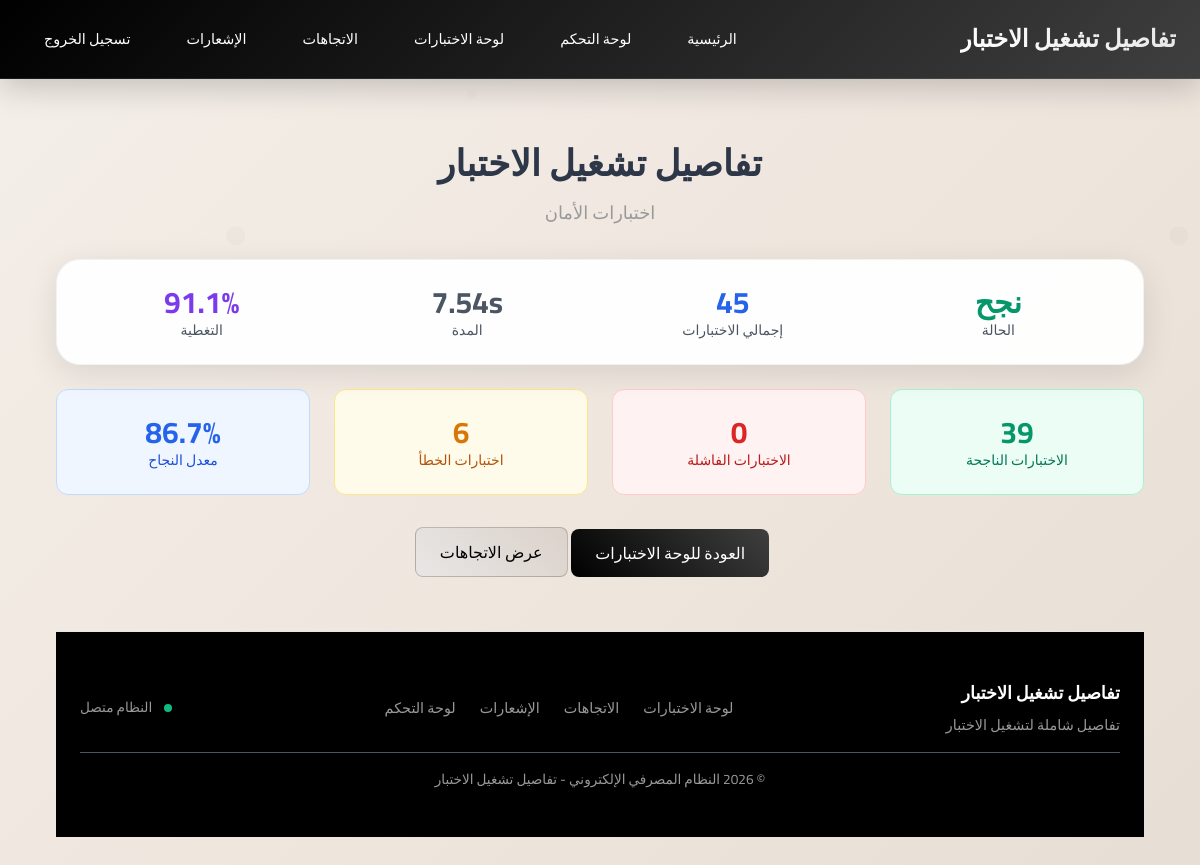
/test-dashboard/run/173/, run on the app's committed database.
### test_dashboard/models.py (models this page shows, shortened)
class TestRun(models.Model):
    STATUS_CHOICES = [
        ('running', 'Running'),
        ('passed', 'Passed'),
        ('failed', 'Failed'),
        ('error', 'Error'),
    ]
    name = models.CharField(max_length=200)
    status = models.CharField(max_length=20, choices=STATUS_CHOICES, default='running')
    start_time = models.DateTimeField(default=timezone.now)
    end_time = models.DateTimeField(null=True, blank=True)
    duration = models.FloatField(null=True, blank=True)
    total_tests = models.IntegerField(default=0)
    passed_tests = models.IntegerField(default=0)
    failed_tests = models.IntegerField(default=0)
    error_tests = models.IntegerField(default=0)
    coverage_percentage = models.FloatField(null=True, blank=True)
    class Meta:
        ordering = ['-start_time']
    @property
    def success_rate(self):
        if self.total_tests == 0:
            return 0
        return (self.passed_tests / self.total_tests) * 100

### test_dashboard/views.py (the view)
# urls.py: path('run/<int:pk>/', views.TestRunDetailView.as_view(), name='test_run_detail'),
class TestRunDetailView(DetailView):
    model = TestRun
    template_name = 'test_dashboard/test_run_detail.html'
    context_object_name = 'test_run'
    def get_context_data(self, **kwargs):
        context = super().get_context_data(**kwargs)
        test_run = self.get_object()
        test_cases = test_run.test_cases.all()
        context.update({
            'passed_cases': test_cases.filter(status='passed'),
            'failed_cases': test_cases.filter(status='failed'),
            'error_cases': test_cases.filter(status='error'),
            'skipped_cases': test_cases.filter(status='skipped'),
        })
        return context

### templates/test_dashboard/test_run_detail.html (shortened to what this page needs)
{% load i18n static %}
<!DOCTYPE html>
<html lang="ar" dir="rtl">
<head>
    <link href="https://unpkg.com/tailwindcss@^2.0/dist/tailwind.min.css" rel="stylesheet">
    <link rel="stylesheet" href="{% static 'css/admin-enhanced.css' %}">
</head>
<body>
    <nav class="navbar">
        <div class="nav-content">
            <a href="{% url 'admin:index' %}" class="nav-brand">
                تفاصيل تشغيل الاختبار
            </a>
            <div class="nav-links">
                <a href="{% url 'home' %}" class="nav-link">
                    الرئيسية
                </a>
                <a href="{% url 'admin:index' %}" class="nav-link">
                    لوحة التحكم
                </a>
                <a href="{% url 'test_dashboard:dashboard' %}" class="nav-link">
                    لوحة الاختبارات
                </a>
                <a href="{% url 'test_dashboard:trends' %}" class="nav-link">
                    الاتجاهات
                </a>
                <a href="{% url 'test_dashboard:notifications' %}" class="nav-link">
                    الإشعارات
                </a>
                <a href="{% url 'accounts:user_logout' %}" class="nav-link">
                    تسجيل الخروج
                </a>
            </div>
        </div>
    </nav>
    <div class="content-area" style="max-width: 1200px; margin: 2rem auto; padding: 0 1.5rem; position: relative; z-index: 10;">
<div class="min-h-screen py-8 px-4 sm:px-6 lg:px-8">
    <div class="max-w-6xl mx-auto">
        <div class="text-center mb-8">
            <h1 class="text-4xl font-bold text-primary mb-4">تفاصيل تشغيل الاختبار</h1>
            <p class="text-lg text-muted">{{ test_run.name }}</p>
        </div>
        <div class="card p-6 mb-8">
            <div class="grid grid-cols-1 md:grid-cols-2 lg:grid-cols-4 gap-6">
                <div class="text-center">
                    <div class="text-3xl font-bold
                        {% if test_run.status == 'passed' %}text-green-600
                        {% elif test_run.status == 'failed' %}text-red-600
                        {% else %}text-yellow-600{% endif %}">
                        {% if test_run.status == 'passed' %}نجح
                        {% elif test_run.status == 'failed' %}فشل
                        {% elif test_run.status == 'running' %}يعمل
                        {% else %}خطأ{% endif %}
                    </div>
                    <div class="text-sm text-gray-600">الحالة</div>
                </div>
                <div class="text-center">
                    <div class="text-3xl font-bold text-blue-600">{{ test_run.total_tests }}</div>
                    <div class="text-sm text-gray-600">إجمالي الاختبارات</div>
                </div>
                <div class="text-center">
                    <div class="text-3xl font-bold text-gray-600">{{ test_run.duration|floatformat:2 }}s</div>
                    <div class="text-sm text-gray-600">المدة</div>
                </div>
                <div class="text-center">
                    <div class="text-3xl font-bold text-purple-600">
                        {% if test_run.coverage_percentage %}{{ test_run.coverage_percentage|floatformat:1 }}%{% else %}غير متاح{% endif %}
                    </div>
                    <div class="text-sm text-gray-600">التغطية</div>
                </div>
            </div>
        </div>
        <div class="grid grid-cols-1 md:grid-cols-2 lg:grid-cols-4 gap-6 mb-8">
            <div class="bg-green-50 border border-green-200 rounded-xl p-6 text-center">
                <div class="text-3xl font-bold text-green-600">{{ test_run.passed_tests }}</div>
                <div class="text-sm text-green-700">الاختبارات الناجحة</div>
            </div>
            <div class="bg-red-50 border border-red-200 rounded-xl p-6 text-center">
                <div class="text-3xl font-bold text-red-600">{{ test_run.failed_tests }}</div>
                <div class="text-sm text-red-700">الاختبارات الفاشلة</div>
            </div>
            <div class="bg-yellow-50 border border-yellow-200 rounded-xl p-6 text-center">
                <div class="text-3xl font-bold text-yellow-600">{{ test_run.error_tests }}</div>
                <div class="text-sm text-yellow-700">اختبارات الخطأ</div>
            </div>
            <div class="bg-blue-50 border border-blue-200 rounded-xl p-6 text-center">
                <div class="text-3xl font-bold text-blue-600">{{ test_run.success_rate|floatformat:1 }}%</div>
                <div class="text-sm text-blue-700">معدل النجاح</div>
            </div>
        </div>
        <div class="text-center">
            <a href="{% url 'test_dashboard:dashboard' %}"
               class="btn-primary px-6 py-3 rounded-lg font-medium mr-4">
                العودة للوحة الاختبارات
            </a>
            <a href="{% url 'test_dashboard:trends' %}"
               class="btn-secondary px-6 py-3 rounded-lg font-medium">
                عرض الاتجاهات
            </a>
        </div>
    </div>
    <footer class="footer">
        <div style="max-width: 1200px; margin: 0 auto; padding: 1.5rem;">
            <div style="display: flex; justify-content: space-between; align-items: center; flex-wrap: wrap; gap: 1rem;">
                <div>
                    <h3 style="color: var(--white); font-size: 1.1rem; font-weight: 600; margin: 0;">تفاصيل تشغيل الاختبار</h3>
                    <p style="color: var(--medium-gray); font-size: 0.9rem; margin: 0.5rem 0 0 0;">تفاصيل شاملة لتشغيل الاختبار</p>
                </div>
                <div style="display: flex; gap: 1.5rem; align-items: center; flex-wrap: wrap;">
                    <a href="{% url 'test_dashboard:dashboard' %}" style="color: var(--medium-gray); text-decoration: none; font-size: 0.9rem; transition: color 0.3s;">لوحة الاختبارات</a>
                    <a href="{% url 'test_dashboard:trends' %}" style="color: var(--medium-gray); text-decoration: none; font-size: 0.9rem; transition: color 0.3s;">الاتجاهات</a>
                    <a href="{% url 'test_dashboard:notifications' %}" style="color: var(--medium-gray); text-decoration: none; font-size: 0.9rem; transition: color 0.3s;">الإشعارات</a>
                    <a href="{% url 'admin:index' %}" style="color: var(--medium-gray); text-decoration: none; font-size: 0.9rem; transition: color 0.3s;">لوحة التحكم</a>
                </div>
                <div style="display: flex; align-items: center; gap: 0.75rem;">
                    <div style="width: 8px; height: 8px; background: #10b981; border-radius: 50%;"></div>
                    <span style="color: var(--medium-gray); font-size: 0.85rem;">النظام متصل</span>
                </div>
            </div>
            <div style="border-top: 1px solid var(--primary-light); margin-top: 1rem; padding-top: 1rem; text-align: center;">
                <p style="color: var(--medium-gray); margin: 0; font-size: 0.85rem;">© 2026 النظام المصرفي الإلكتروني - تفاصيل تشغيل الاختبار</p>
            </div>
        </div>
    </footer>
</body>
</html>

### static/css/admin-enhanced.css (style rules this page uses)
body { animation: pageLoad 0.6s ease-out; }
.content-area { position: relative; z-index: 10; }

### templates/test_dashboard/test_run_detail.html (style rules this page uses)
:root { --primary-dark: #2D3748; --primary-light: #4A5568; --accent-gray: #E6E6E6; --light-beige: #F4EFE9; --beige: #EFE6DE; --medium-gray: #999999; --white: #FFFFFF; --black: #000000; }
* { font-family: 'Cairo', sans-serif; }
body { background: linear-gradient(135deg, #f4efe9 0%, #efe6de 50%, #e6ddd4 100%); min-height: 100vh; margin: 0; padding: 0; position: relative; overflow-x: hidden; }
body::before { content: ''; position: fixed; top: 0; left: 0; width: 100%; height: 100%; pointer-events: none; z-index: 1; }
.navbar { background: linear-gradient(135deg, #000000 0%, #3F3F3F 100%); color: white; padding: 1rem 0; box-shadow: 0 8px 32px rgba(0, 0, 0, 0.2); position: sticky; top: 0; z-index: 1000; backdrop-filter: blur(10px); border-bottom: 1px solid rgba(255, 255, 255, 0.1); }
.nav-content { max-width: 1200px; margin: 0 auto; padding: 0 1.5rem; display: flex; justify-content: space-between; align-items: center; flex-wrap: wrap; gap: 1rem; }
.nav-brand { font-size: 1.5rem; font-weight: bold; color: white; text-decoration: none; position: relative; z-index: 10; transition: all 0.3s ease; background: linear-gradient(45deg, #FFFFFF, #E6E6E6); -webkit-background-clip: text; -webkit-text-fill-color: transparent; background-clip: text; }
.nav-links { display: flex; gap: 1rem; align-items: center; flex-wrap: wrap; }
.nav-link { color: white; text-decoration: none; padding: 0.75rem 1.25rem; border-radius: 25px; transition: all 0.3s ease; font-size: 0.9rem; position: relative; overflow: hidden; z-index: 10; }
.card { background: rgba(255, 255, 255, 0.95); border: 1px solid rgba(230, 230, 230, 0.5); box-shadow: 0 8px 32px rgba(0, 0, 0, 0.1); border-radius: 1.5rem; margin-bottom: 1.5rem; backdrop-filter: blur(10px); transition: all 0.3s ease; position: relative; overflow: hidden; }
.btn-primary { background: linear-gradient(45deg, #000000, #3F3F3F); color: var(--white); border: none; transition: all 0.3s ease; text-decoration: none; display: inline-block; position: relative; overflow: hidden; border-radius: 8px; }
.btn-secondary { background: linear-gradient(45deg, rgba(230, 230, 230, 0.8), rgba(214, 205, 197, 0.8)); color: var(--black); border: 1px solid rgba(0, 0, 0, 0.2); transition: all 0.3s ease; text-decoration: none; display: inline-block; position: relative; overflow: hidden; border-radius: 8px; backdrop-filter: blur(5px); }
.text-primary { color: var(--primary-dark); }
.text-muted { color: var(--medium-gray); }
.footer { background-color: var(--black); color: var(--white); margin-top: 3rem; padding: 1.5rem 0; border-top: 1px solid var(--accent-gray); }

### data on the page
TestRun: name "اختبارات الأمان", total_tests "45", duration "7.54", coverage_percentage "91.1", passed_tests "39", failed_tests "0", error_tests "6", success_rate "86.7"
